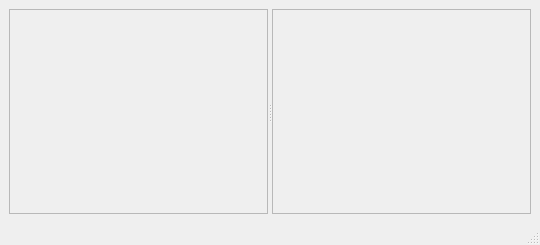
<?xml version="1.0" encoding="UTF-8"?>
<ui version="4.0">
 <class>MainWindow</class>
 <widget class="QMainWindow" name="MainWindow">
  <property name="geometry">
   <rect>
    <x>0</x>
    <y>0</y>
    <width>540</width>
    <height>245</height>
   </rect>
  </property>
  <property name="windowTitle">
   <string>MainWindow</string>
  </property>
  <widget class="QWidget" name="centralwidget">
   <layout class="QVBoxLayout" name="verticalLayout_3">
    <item>
     <widget class="QSplitter" name="splitter">
      <property name="orientation">
       <enum>Qt::Horizontal</enum>
      </property>
      <widget class="QFrame" name="frame">
       <property name="frameShape">
        <enum>QFrame::StyledPanel</enum>
       </property>
       <property name="frameShadow">
        <enum>QFrame::Raised</enum>
       </property>
       <layout class="QVBoxLayout" name="verticalLayout"/>
      </widget>
      <widget class="QFrame" name="frame_2">
       <property name="frameShape">
        <enum>QFrame::StyledPanel</enum>
       </property>
       <property name="frameShadow">
        <enum>QFrame::Raised</enum>
       </property>
       <layout class="QVBoxLayout" name="verticalLayout_2"/>
      </widget>
     </widget>
    </item>
   </layout>
  </widget>
  <widget class="QMenuBar" name="menubar">
   <property name="geometry">
    <rect>
     <x>0</x>
     <y>0</y>
     <width>540</width>
     <height>21</height>
    </rect>
   </property>
  </widget>
  <widget class="QStatusBar" name="statusbar"/>
 </widget>
 <resources/>
 <connections/>
</ui>
